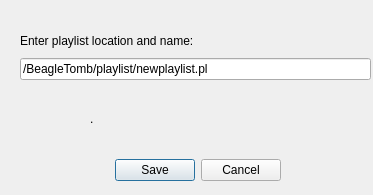
<?xml version="1.0" encoding="UTF-8"?>
<ui version="4.0">
 <class>newplaylist</class>
 <widget class="QDialog" name="newplaylist">
  <property name="geometry">
   <rect>
    <x>0</x>
    <y>0</y>
    <width>373</width>
    <height>195</height>
   </rect>
  </property>
  <property name="windowTitle">
   <string>New Playlist</string>
  </property>
  <widget class="QDialogButtonBox" name="buttonBox">
   <property name="geometry">
    <rect>
     <x>60</x>
     <y>150</y>
     <width>221</width>
     <height>41</height>
    </rect>
   </property>
   <property name="orientation">
    <enum>Qt::Horizontal</enum>
   </property>
   <property name="standardButtons">
    <set>QDialogButtonBox::Cancel|QDialogButtonBox::Save</set>
   </property>
  </widget>
  <widget class="QLabel" name="PLSTATUS_lbl">
   <property name="geometry">
    <rect>
     <x>90</x>
     <y>110</y>
     <width>211</width>
     <height>17</height>
    </rect>
   </property>
   <property name="text">
    <string>.</string>
   </property>
  </widget>
  <widget class="QWidget" name="layoutWidget">
   <property name="geometry">
    <rect>
     <x>20</x>
     <y>30</y>
     <width>351</width>
     <height>50</height>
    </rect>
   </property>
   <layout class="QVBoxLayout" name="verticalLayout">
    <item>
     <widget class="QLabel" name="label">
      <property name="text">
       <string>Enter playlist location and name:</string>
      </property>
     </widget>
    </item>
    <item>
     <widget class="QLineEdit" name="PLNAME_entry">
      <property name="text">
       <string>/BeagleTomb/playlist/newplaylist.pl</string>
      </property>
     </widget>
    </item>
   </layout>
  </widget>
 </widget>
 <resources/>
 <connections>
  <connection>
   <sender>buttonBox</sender>
   <signal>accepted()</signal>
   <receiver>newplaylist</receiver>
   <slot>accept()</slot>
   <hints>
    <hint type="sourcelabel">
     <x>248</x>
     <y>254</y>
    </hint>
    <hint type="destinationlabel">
     <x>157</x>
     <y>274</y>
    </hint>
   </hints>
  </connection>
  <connection>
   <sender>buttonBox</sender>
   <signal>rejected()</signal>
   <receiver>newplaylist</receiver>
   <slot>reject()</slot>
   <hints>
    <hint type="sourcelabel">
     <x>316</x>
     <y>260</y>
    </hint>
    <hint type="destinationlabel">
     <x>286</x>
     <y>274</y>
    </hint>
   </hints>
  </connection>
 </connections>
</ui>
